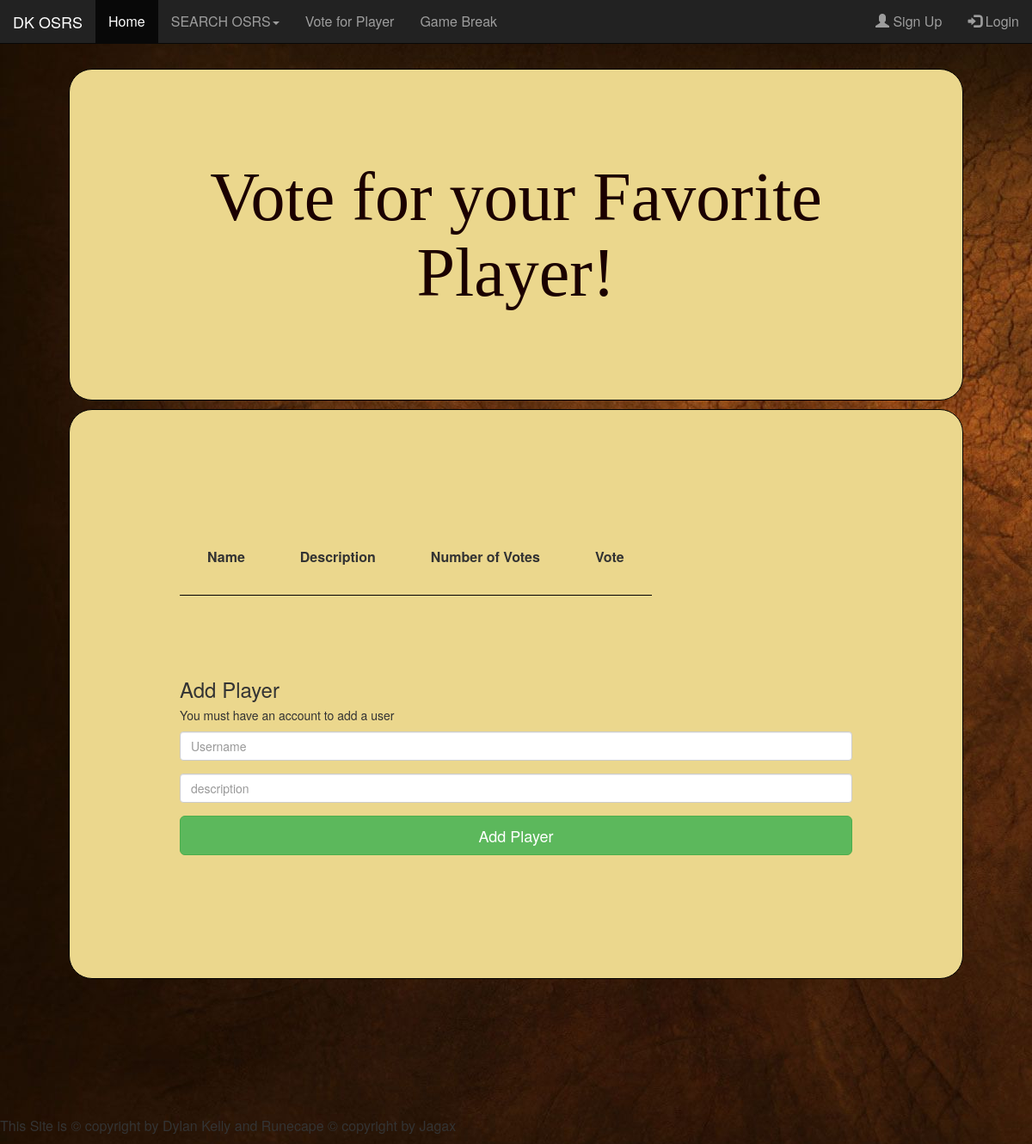
Page /voteForPlayer on the earlier database version.
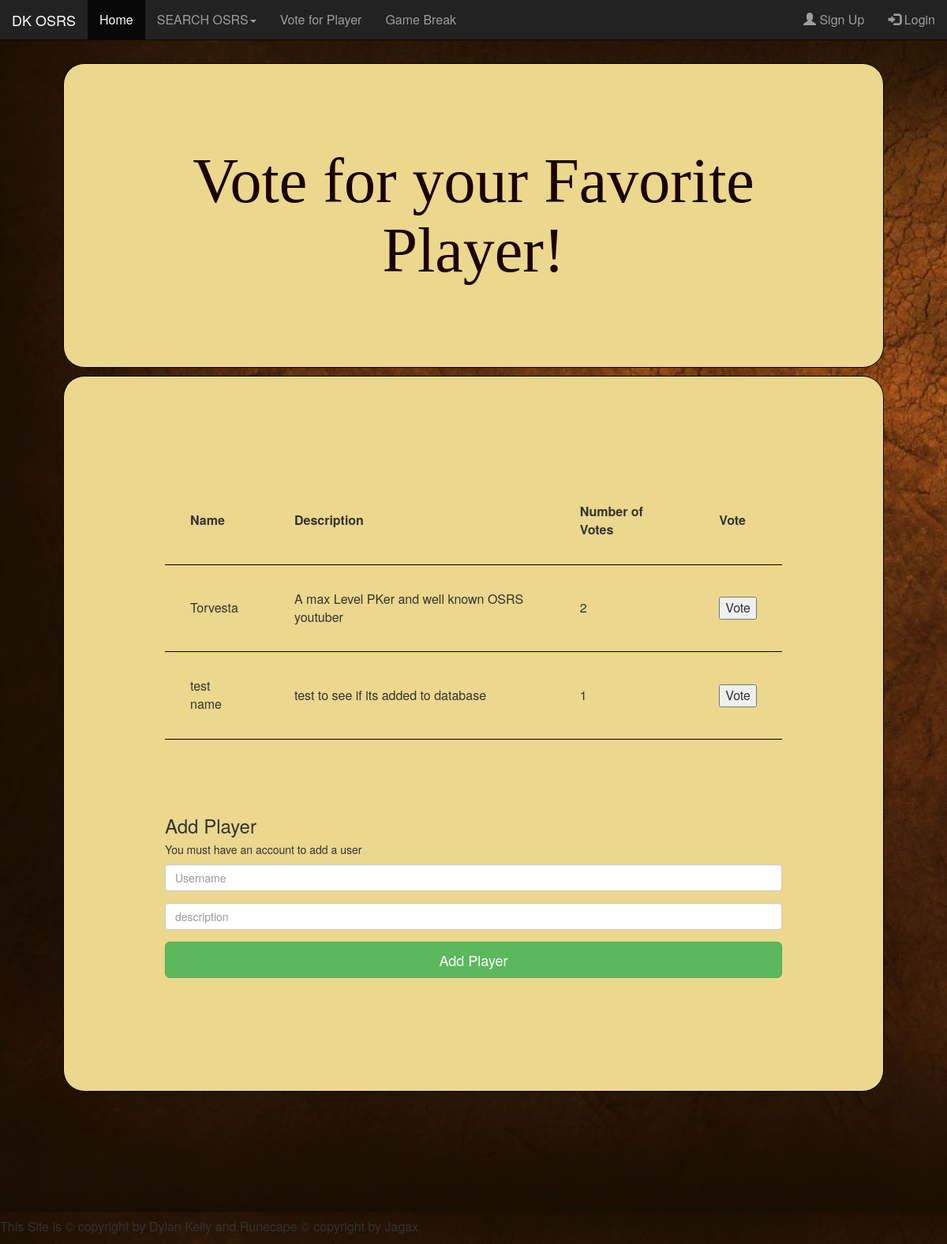
Same page on the later database version.
### mainsite/models.py (models this page shows, shortened)
class players_vote_table(models.Model):
    name = models.CharField(max_length=120)
    description = models.CharField(max_length=300)
    number_of_votes = models.IntegerField(default=0)

### mainsite/views.py (the view)
# urls.py: path('voteForPlayer', views.vote_for_player, name='voteForPlayer'),
def vote_for_player(request):
    data = {
        'player': list(playerVoteHandler.get_all_players())
    }
    return render(request, 'mainsite/voteForPlayer.html', data)

### mainsite/playerVoteHandler.py (called while the page is built)
    def get_all_players():
        q_set = players_vote_table.objects.all().values("name", "description", "number_of_votes")
        q_set = q_set.order_by("-number_of_votes")
        return q_set

### mainsite/templates/mainsite/voteForPlayer.html (shortened to what this page needs)
{% extends 'mainsite/base.html' %}
{% block head%}
    {% load static %}
    <link rel="stylesheet" href="{% static 'mainsite/CSS/voteForPlayer.css'%}">
{% endblock %}
{% block body %}
    <h1>Vote for your Favorite Player!</h1>
    <div id="mainC">
        <table>
            <tr>
                <th>Name</th>
                <th>Description</th>
                <th>Number of Votes </th>
                <th>Vote</th>
            </tr>
            {% for p in player %}
            <tr>
                <td> {{ p.name }} </td>
                <td> {{ p.description }} </td>
                <td> {{ p.number_of_votes }} </td>
                <td><button value="{{p.name}}" class="btnVote">Vote</button></td>
            </tr>
            {% endfor %}
        </table>
    <div id="addPlayer">
        <form action="{%url 'addplayertovotetable' %}" method="post">{% csrf_token %}
            <h3>Add Player</h3>
            <h5>You must have an account to add a user</h5>
            <div class="form-group">
                <input type="username" class="form-control" name="username" placeholder="Username" required="required">
            </div>
            <div class="form-group">
                <input type="description" class="form-control" name="description" placeholder="description" required="required">
            </div>
            <div class="form-group">
                <button type="submit" class="btn btn-success btn-lg btn-block">Add Player</button>
            </div>
        </form>
    </div>
    </div>
    {%load static%}
{% endblock%}
{% block footer %}
    <footer>
        <p> This Site is &copy copyright by Dylan Kelly and Runecape &copy copyright by Jagax </p>
    </footer>
{% endblock %}

### mainsite/templates/mainsite/base.html (shortened to what this page needs)
<!DOCTYPE html>
<html lang="en">
	<head>
        <link rel="stylesheet" href="https://maxcdn.bootstrapcdn.com/bootstrap/3.4.1/css/bootstrap.min.css">
		{% block head %} {% endblock %}
	</head>
        {% include 'mainsite/navbar.html' %}
    <body>
        {% block body %} {% endblock %}
        {% block footer %} {% endblock %}
    </body>
</html>

### mainsite/templates/mainsite/navbar.html (shortened to what this page needs)
<nav class="navbar navbar-inverse navcss navbar-fixed-top">
  <div class="container-fluid">
    <div class="navbar-header">
      <a class="navbar-brand" href="{%url 'index' %}">DK OSRS</a>
    </div>
    <div class="collapse navbar-collapse" id="myNavbar">
      <ul class="nav navbar-nav">
        <li class="active"><a href="{%url 'index' %}">Home</a></li>
        <li class="dropdown">
          <a class="dropdown-toggle" data-toggle="dropdown" href="#">SEARCH OSRS<span class="caret"></span></a>
        </li>
        <li><a href="{%url 'voteForPlayer' %}">Vote for Player</a></li>
        <li><a href="{%url 'gamebreak' %}">Game Break</a></li>
      </ul>
      <ul class="nav navbar-nav navbar-right">
         {% if user.is_authenticated %}
         <li class="dropdown">
           <a class="dropdown-toggle" data-toggle="dropdown">{{user.username}}<span class="glyphicon glyphicon-user"></span></a>
           <ul class="dropdown-menu">
             <li><a href="{%url 'deleteuser'%}">Delete Account</a></li>
             <li><a href="{%url 'logout' %}">Log Out</a></li>
           </ul>
         </li>
         {% else %}
            <li><a href="{%url 'signup' %}"><span class="glyphicon glyphicon-user"></span> Sign Up</a></li>
            <li><a href="{% url 'loginpage' %}"><span class="glyphicon glyphicon-log-in"></span> Login</a></li>
        {% endif %}
      </ul>
    </div>
  </div>
</nav>

### mainsite/static/mainsite/CSS/voteForPlayer.css (style rules this page uses)
body { margin-top: 5em; background-image: url("./../pics/backgroundindex.jpg"); font-size: 1.6em; }
h1 { margin-left: 1em; margin-right: 1em; text-align: center; font-family: lucida handwriting; color: #1b0000; padding: 1.3em; font-size: 5em; background-color: #ebd78d; border: 1px solid black; border-radius: 27px; }
#mainC { margin-left: 5em; margin-right: 5em; background-color: #ebd78d; padding: 8em; border: 1px solid black; border-radius: 27px; }
th, td { border-bottom: 1px solid black; padding: 2em; }
#addPlayer { margin-top: 6em; }
footer { margin-top: 10em; }

Differences in the rows shown:
added players_vote_table: name "Torvesta", description "A max Level PKer and well known OSRS youtuber", number_of_votes "2"
added players_vote_table: name "test name", description "test to see if its added to database", number_of_votes "1"
